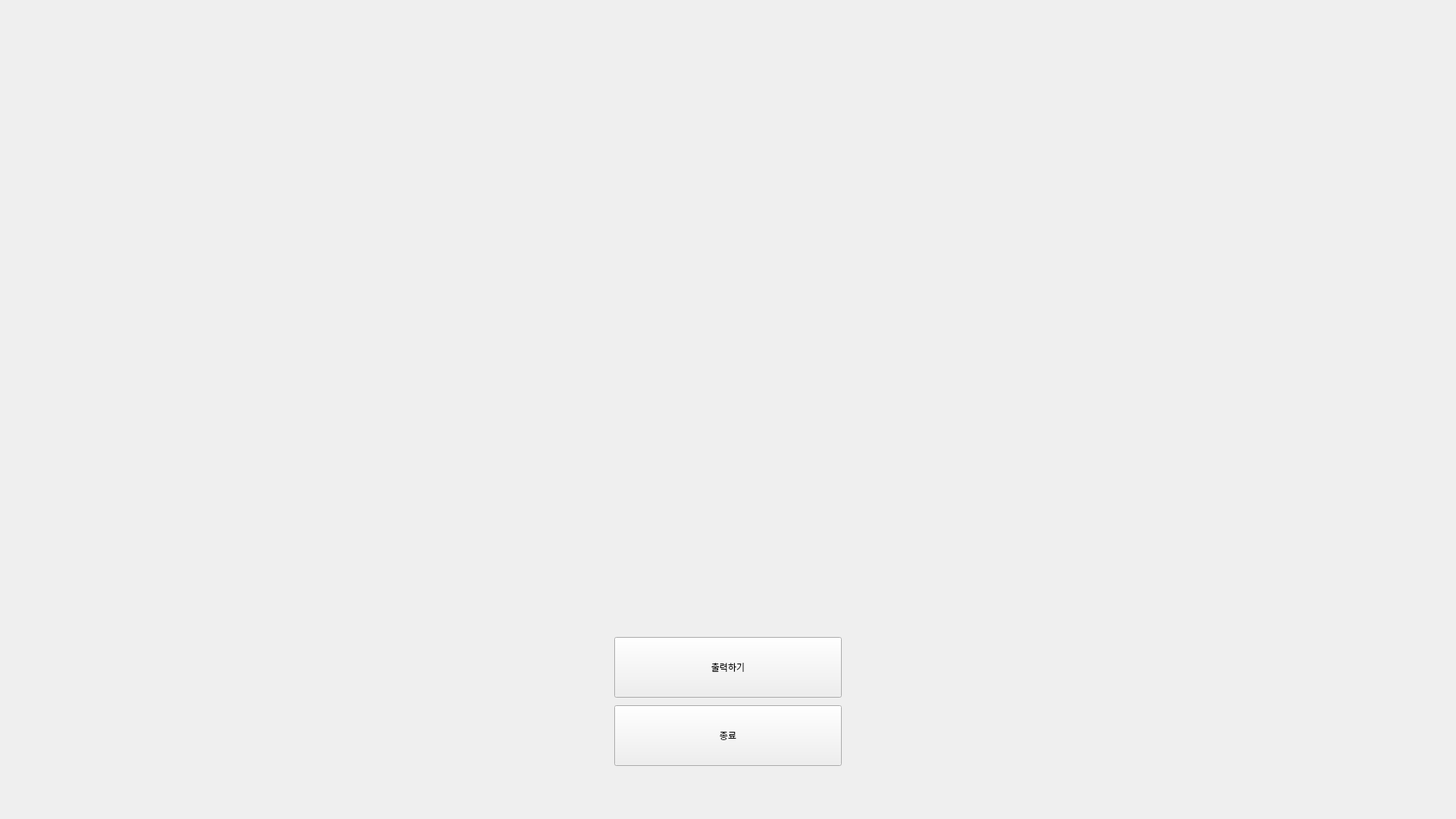
<?xml version="1.0" encoding="UTF-8"?>
<ui version="4.0">
 <class>QRWindow</class>
 <widget class="QMainWindow" name="QRWindow">
  <property name="geometry">
   <rect>
    <x>0</x>
    <y>0</y>
    <width>1920</width>
    <height>1080</height>
   </rect>
  </property>

  <widget class="QWidget" name="centralwidget">

   <!-- 배경 -->
   <widget class="QLabel" name="background_label">
    <property name="geometry">
     <rect>
      <x>0</x>
      <y>0</y>
      <width>1920</width>
      <height>1080</height>
     </rect>
    </property>
    <property name="pixmap">
     <pixmap>../img/pages_v5/슬라이드9.png</pixmap>
    </property>
   </widget>

   <!-- QR 코드 전용 -->
   <widget class="QLabel" name="qr_label">
    <property name="geometry">
     <rect>
      <x>660</x>
      <y>220</y>
      <width>600</width>
      <height>600</height>
     </rect>
    </property>
    <property name="text">
     <string/>
    </property>
   </widget>

   <!-- 출력 버튼 -->
   <widget class="QPushButton" name="print_button">
    <property name="geometry">
     <rect>
      <x>810</x>
      <y>840</y>
      <width>300</width>
      <height>80</height>
     </rect>
    </property>
    <property name="text">
     <string>출력하기</string>
    </property>
   </widget>

   <!-- 종료 버튼 -->
   <widget class="QPushButton" name="exit_button">
    <property name="geometry">
     <rect>
      <x>810</x>
      <y>930</y>
      <width>300</width>
      <height>80</height>
     </rect>
    </property>
    <property name="text">
     <string>종료</string>
    </property>
   </widget>

  </widget>
 </widget>
</ui>
